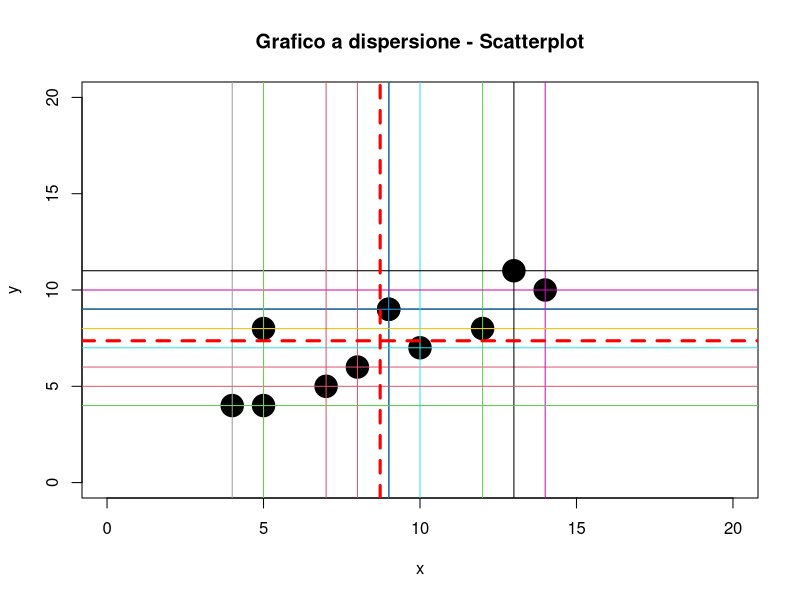
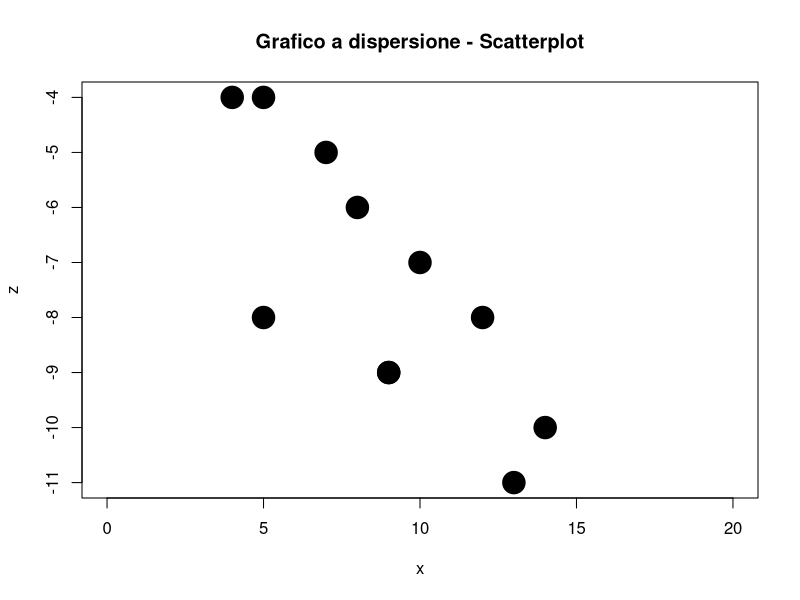
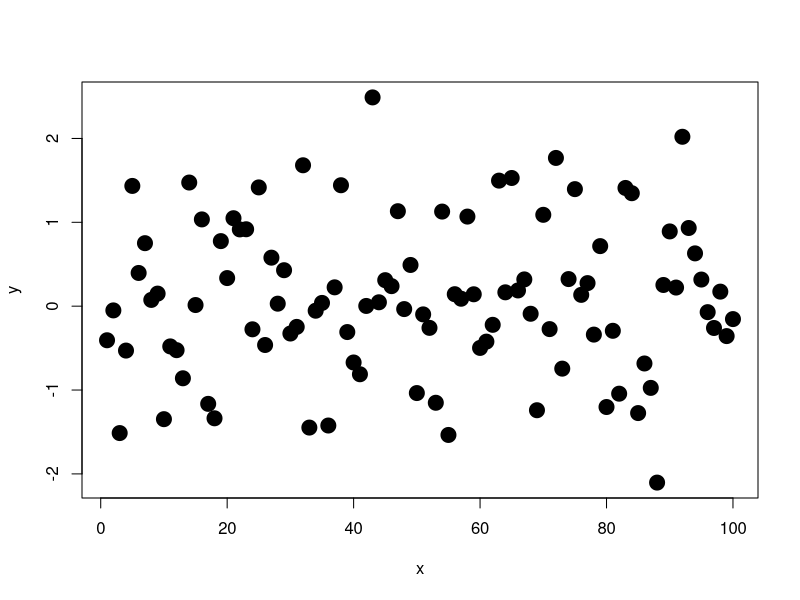
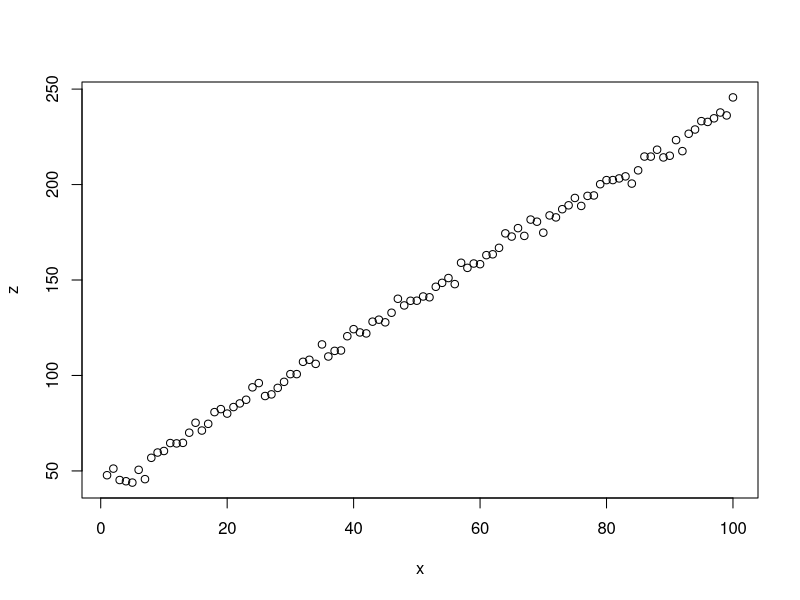
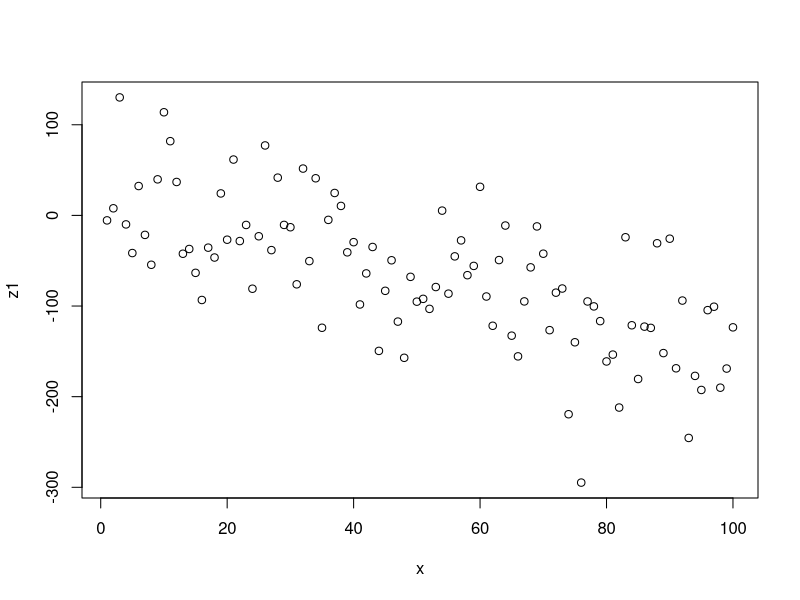
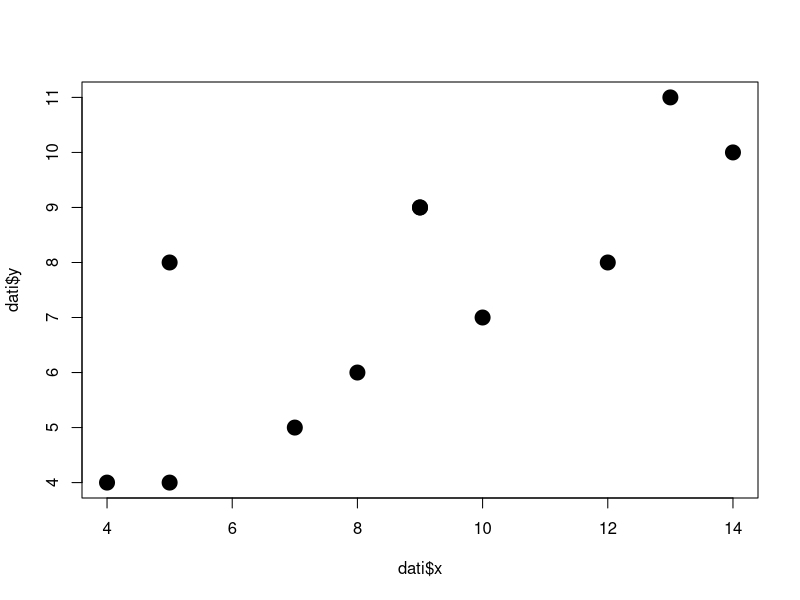
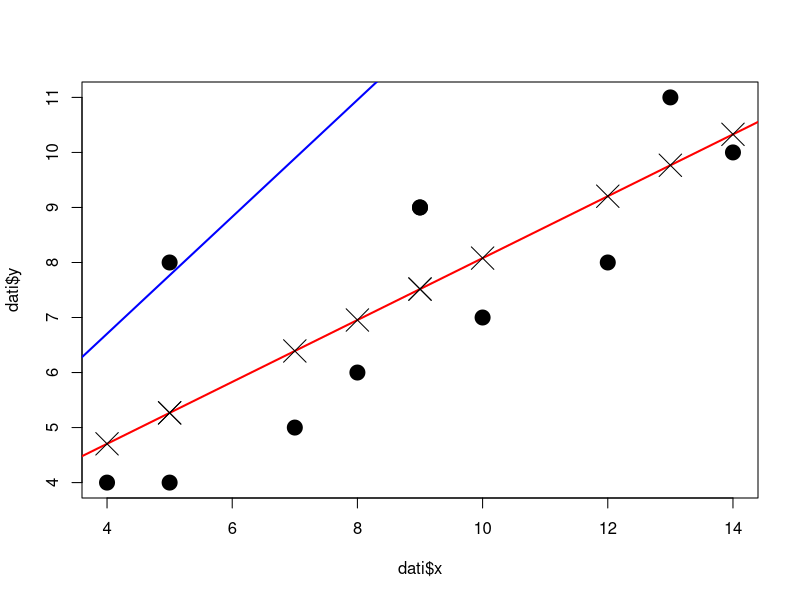
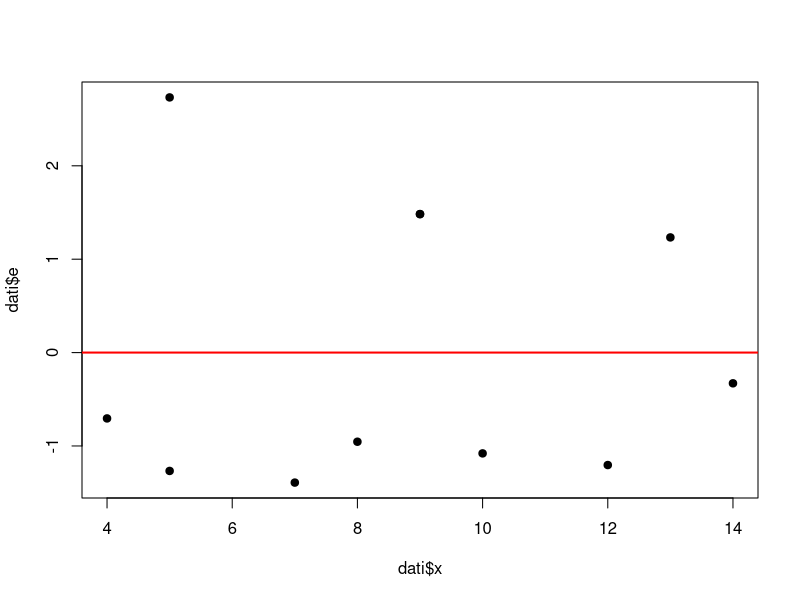

The R script that drew these images, in order:
# modulo 3 b---- 
x = c(9,8,12,9,10,14,5,4,13,7,5)
y = c(9,6,8,9,7,10,8,4,11,5,4)


plot(x, y, cex = 3, pch = 19, 
     main = "Grafico a dispersione - Scatterplot", 
     ylim = c(0, 20), xlim = c(0,20))
abline(v = x[1])
abline(h = y[1])

for (i in 1:length(x)) {
  abline(v = x[i], col = i)
  abline(h = y[i], col = i)
}
abline(v = mean(x), col ="red", lty = 2, lwd = 3)
abline(h = mean(y), col ="red", lty = 2, lwd = 3)


d = data.frame(x, y)
d$scartiX = d$x - mean(d$x)
d$scartiY = d$y - mean(d$y)
d$prod = d$scartiX*d$scartiY
sum(d$prod)/(nrow(d)-1)
z = -y
plot(x, z, cex = 3, pch = 19, 
     main = "Grafico a dispersione - Scatterplot", xlim = c(0,20))



x = 1:100 
y = rnorm(length(x))

plot(x, y, pch = 19, cex = 2)
cor(x, y)
cov(x, y)

z = 2*x+rnorm(length(x), mean = 40, sd= 3)
plot(x, z)
cor(x, z)

z1 = -2*x+rnorm(length(x), mean = 40, sd= 65)
plot(x, z1)
cor(x, z1)

# regressione lineare ----- 
x = c(9,8,12,9,10,14,5,4,13,7,5)
y = c(9,6,8,9,7,10,8,4,11,5,4)
dati = data.frame(x, y ) # crea il dataset 
plot(dati$y ~ dati$x, pch = 19, cex = 2) # scatterplot
cor(dati$x, dati$y) # correlazione x-y


mX = mean(dati$x) # media di x
my = mean(dati$y) # media di y

dati$scartiX = dati$x - mX # calcolo scarti x e creazione nuova varibaile dentro dati
dati$scartiY = dati$y - my # calcolo scarti y e creazione nuova varibaile dentro dati
dati # visualizza dati in console
dati$prodScarti = dati$scartiX*dati$scartiY # calcolo prodotto scarti e creazione nuova variabile dentro dati
beta1 = sum(dati$prodScarti)/sum(dati$scartiX^2) # calcolo coefficiente angolare
beta = my - beta1*mX # calcolo intercetta
plot(dati$y ~ dati$x, pch = 19, cex = 2) # scatterplot
abline(a = beta, b = beta1, col = "red", lwd = 2) # aggiunge retta di regressione al grafico

y15 = beta + beta1*15 # previsione della y per X = 15

dati$y_hat = beta + beta1*dati$x # calcolo valori di y attesi dal modello 
points(dati$x, dati$y_hat, pch = 4, cex = 3) # aggiunta dei punti attesi al grafico

dati$e = dati$y - dati$y_hat # calcolo residui del modello 

sum(dati$e^2) # minimi quadrati

sum(dati$y - beta + (beta1+1.5)*dati$x)^2 # distanze al quadrato di un modello "sbagliato"

abline(a = beta, b = beta1+0.5, col = "blue", lwd =2) # retta del modello sbagliato

# plot residui in funzione del predittore
plot(dati$e ~ dati$x, pch = 19)
abline(0, 0, col ="red", lwd = 2)

# fit dello stesso modello usando la funzione lm
fit = lm(y ~ x, data = dati)
fit
# calcolo dei residui 
myres = fit$residuals
residuals(fit)
# plot dei residui 
plot(myres ~ dati$x, pch = 19)
hist(myres)
summary(myres)

# relazione tra r e r-quadro 
r = seq(-1, 1, length.out = 1000)
plot(r, r^2)
abline(v = c(-.10, .10))
abline(h = .10^2)

abline(v = c(-.20, .20), col = "red")
abline(h = .20^2, col = "red")


abline(v = c(-.30, .30), col = "royalblue")
abline(h = .30^2, col = "royalblue")

abline(v = c(-.50, .50), col = "salmon")
abline(h = .50^2, col = "salmon")
